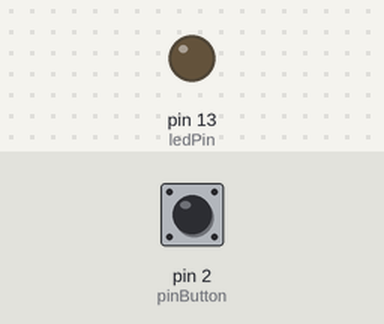
Recording of a sketch running on a simulated Arduino Uno, built with avr-gcc and run on an emulated ATmega328P. Parts: output pins drawn as LEDs (lit = HIGH). The inputs (shaded band) are chosen by the test bench; at power-on: pin 2 (pinButton) LOW.

Above: at 1.2 s.
1.3 s: pin 2 (pinButton) pulled HIGH for 0.15 s
At 1.37 s:
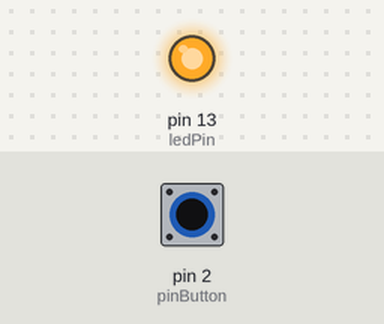
2.9 s: pin 2 (pinButton) pulled HIGH for 3.2 s
At 6.9 s:
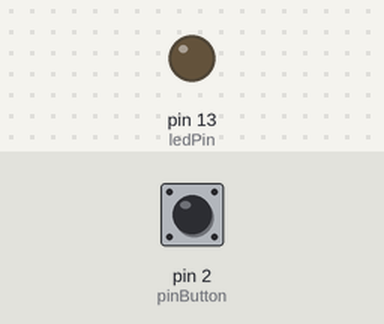
Timing chart, 0 to 8.4 s (numbered marks = the images above; inputs shaded):
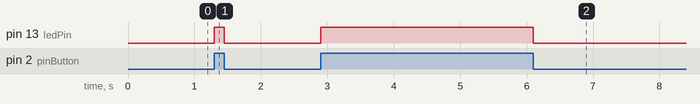

The sketch:

C_B_button-LED-turn_on_off.ino
```cpp
// Déclaration des variables
int pinButton = 2;     // le numéro de broche sur la carrte arduino où est branché le bouton
int ledPin =  13;      // le numéro de broche où est branchée la LED
int buttonState = 0;   // variable pour lire l'état du bouton : actif ou inactif

void setup() {
  // initialisation de la broche 2 (LED) comme sortie
  pinMode(ledPin, OUTPUT);
  // initialisation de la broche 13 (bouton) comme entrée
  pinMode(pinButton, INPUT);
}

void loop() {
  // stocke la valuer de l'état du bouton dans la variable buttonState
  buttonState = digitalRead(pinButton);

  // // Si on presse le bouton (s'il est en position HIGH) …
  if (buttonState == HIGH) {
    // … j'allume la LED
    digitalWrite(ledPin, HIGH);
  } else { // … sinon …
    // … j'éteins la LED
    digitalWrite(ledPin, LOW);
  }
}
```

Measured:
- after the input at 1.3 s, pin 13 (ledPin): LOW → HIGH at once, → LOW 0.15 s later
- after the input at 2.9 s, pin 13 (ledPin): LOW → HIGH at once, → LOW 3.2 s later
